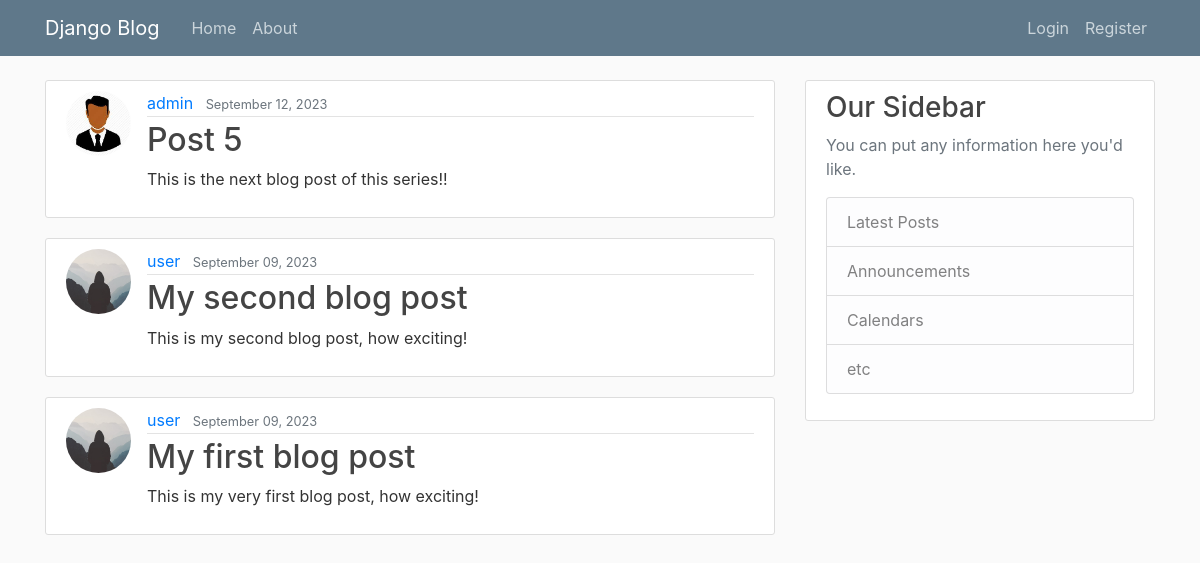
The page / on the database its author committed.
### blog/models.py (models this page shows, shortened)
class Post(models.Model):
  title = models.CharField(max_length=100)
  content = models.TextField()
  date_posted = models.DateTimeField(default=timezone.now)
  author = models.ForeignKey(User, on_delete=models.CASCADE)

### users/models.py (models this page shows, shortened)
class Profile(models.Model):
  user =  models.OneToOneField(User, on_delete=models.CASCADE)
  image = models.ImageField(default='default.jpg', upload_to='profile_pics')

### blog/views.py (the view)
# urls.py: path('', PostListView.as_view(), name='blog-home'),
class PostListView(ListView):
  model = Post
  template_name = 'blog/home.html'
  context_object_name = 'posts'
  ordering = ['-date_posted']

### blog/templates/blog/home.html
{% extends "blog/base.html" %}
{% block content %}
  {% for post in posts %}
  <article class="media content-section">
    <img class="rounded-circle article-img" src="{{ post.author.profile.image.url }}">
    <div class="media-body">
      <div class="article-metadata">
        <a class="mr-2" href="#">{{ post.author }}</a>
        <small class="text-muted">{{ post.date_posted |date:"F d, Y" }}</small>
      </div>
      <h2><a class="article-title" href="{% url 'post-detail' post.id %}">{{ post.title }}</a></h2>
      <p class="article-content">{{ post.content }}</p>
    </div>
  </article>
  {% endfor %}</h1>
{% endblock content %}

### blog/static/blog/main.css (style rules this page uses)
body { background: #fafafa; color: #333333; margin-top: 5rem; }
h1, h2, h3, h4, h5, h6 { color: #444444; }
.content-section { background: #ffffff; padding: 10px 20px; border: 1px solid #dddddd; border-radius: 3px; margin-bottom: 20px; }
.article-title { color: #444444; }
.article-content { white-space: pre-line; }
.article-img { height: 65px; width: 65px; margin-right: 16px; }
.article-metadata { padding-bottom: 1px; margin-bottom: 4px; border-bottom: 1px solid #e3e3e3 }

### rows shown on the page
Post: author.profile.image (picture), author "admin", date_posted "September 12, 2023", title "Post 5", content "This is the next blog post of this series!!"
Post: author.profile.image (placeholder picture), author "user", date_posted "September 09, 2023", title "My second blog post", content "This is my second blog post, how exciting!"
Post: author.profile.image (placeholder picture), author "user", date_posted "September 09, 2023", title "My first blog post", content "This is my very first blog post, how exciting!"
